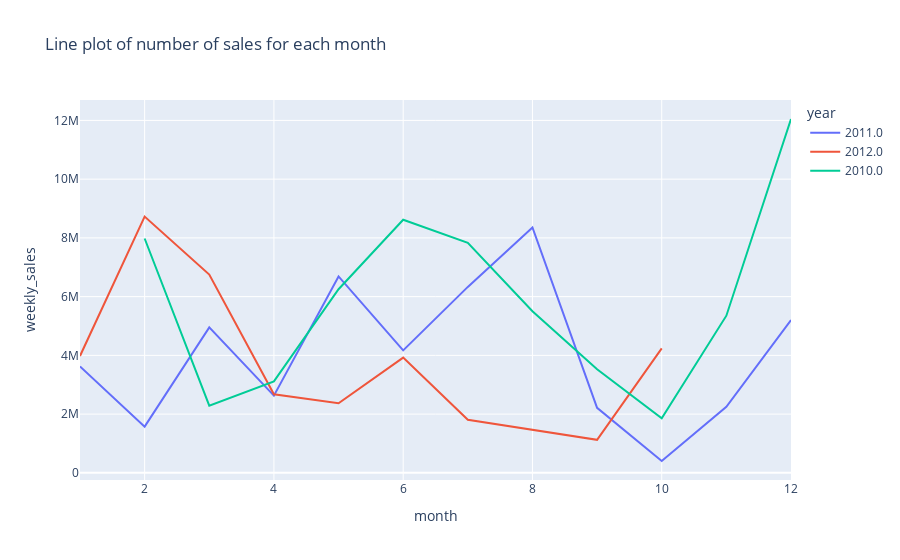

This figure's notebook cell:
### Markdown cell above
Number of sales for each month for 2011 and 2012.

### Code cell
month_sales = df.groupby(["month", "year"]).sum().reset_index()
fig = px.line(month_sales, x="month", y="weekly_sales", color="year", title= "Line plot of number of sales for each month")
fig.show()

### Figure 1 — Plotly figure (JSON) as saved in the notebook; plotly's stock layout.template omitted (floating-point values rounded to 4 significant figures)
{"data": [{"hovertemplate": "year=2011.0<br>month=%{x}<br>weekly_sales=%{y}<extra></extra>", "legendgroup": "2011.0", "line": {"color": "#636efa", "dash": "solid"}, "marker": {"symbol": "circle"}, "mode": "lines", "name": "2011.0", "orientation": "v", "showlegend": true, "type": "scatter", "x": [1, 2, 3, 4, 5, 6, 7, 8, 9, 10, 11, 12], "xaxis": "x", "y": [3623000.0, 1572000.0, 4954000.0, 2628000.0, 6688000.0, 4171000.0, 6331000.0, 8353000.0, 2213000.0, 403300.0, 2250000.0, 5204000.0], "yaxis": "y"}, {"hovertemplate": "year=2012.0<br>month=%{x}<br>weekly_sales=%{y}<extra></extra>", "legendgroup": "2012.0", "line": {"color": "#EF553B", "dash": "solid"}, "marker": {"symbol": "circle"}, "mode": "lines", "name": "2012.0", "orientation": "v", "showlegend": true, "type": "scatter", "x": [1, 2, 3, 4, 5, 6, 7, 9, 10], "xaxis": "x", "y": [3979000.0, 8727000.0, 6749000.0, 2674000.0, 2370000.0, 3923000.0, 1806000.0, 1124000.0, 4240000.0], "yaxis": "y"}, {"hovertemplate": "year=2010.0<br>month=%{x}<br>weekly_sales=%{y}<extra></extra>", "legendgroup": "2010.0", "line": {"color": "#00cc96", "dash": "solid"}, "marker": {"symbol": "circle"}, "mode": "lines", "name": "2010.0", "orientation": "v", "showlegend": true, "type": "scatter", "x": [2, 3, 4, 5, 6, 7, 8, 9, 10, 11, 12], "xaxis": "x", "y": [7979000.0, 2287000.0, 3116000.0, 6253000.0, 8619000.0, 7835000.0, 5501000.0, 3530000.0, 1859000.0, 5351000.0, 12050000.0], "yaxis": "y"}], "layout": {"legend": {"title": {"text": "year"}, "tracegroupgap": 0}, "title": {"text": "Line plot of number of sales for each month"}, "xaxis": {"anchor": "y", "domain": [0, 1], "title": {"text": "month"}}, "yaxis": {"anchor": "x", "domain": [0, 1], "title": {"text": "weekly_sales"}}}}
